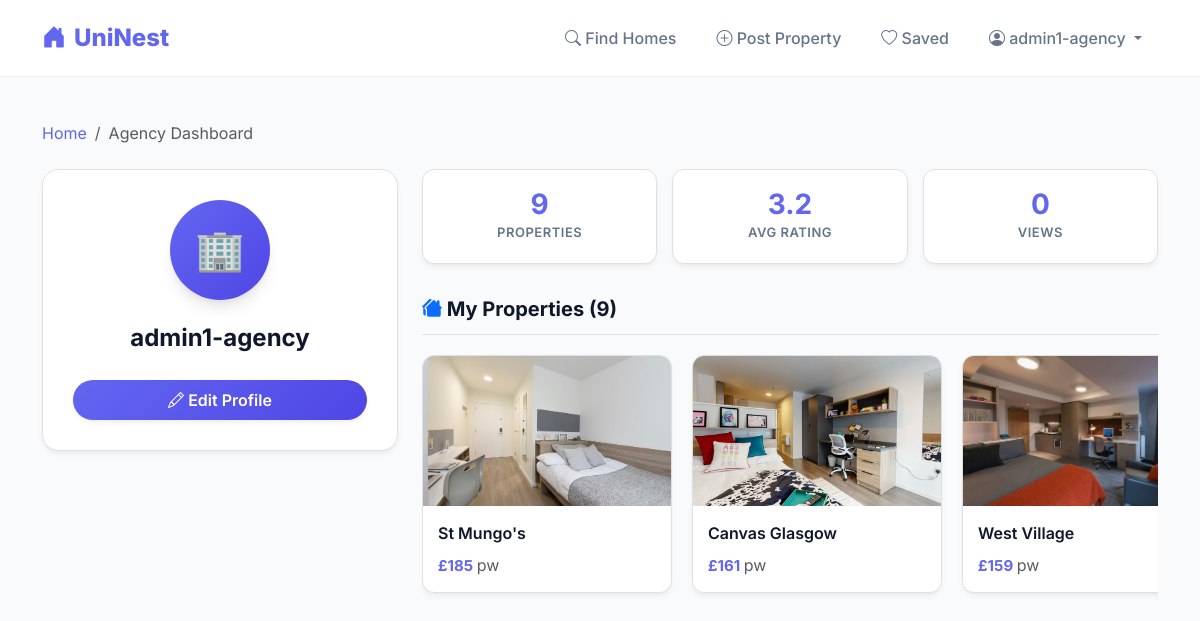
The page /dashboard/agency/ (signed in) on the database its author committed.
### properties/models.py (models this page shows, shortened)
class User(AbstractUser):
    ROLE_CHOICES = (
        ('user', 'Student User'),
        ('agency', 'Agency'),
        ('admin', 'Administrator'),
    )
    role = models.CharField(max_length=10, choices=ROLE_CHOICES, default='user')

class Property(models.Model):
    title = models.CharField(max_length=200)
    description = models.TextField()
    price = models.IntegerField(verbose_name="Price (£/week)")
    zip_code = models.CharField(max_length=10)
    image = models.ImageField(upload_to="images/", blank=True, null=True)
    user = models.ForeignKey(User, on_delete=models.CASCADE)
    created_at = models.DateTimeField(auto_now_add=True)
    address = models.CharField(max_length=300, blank=True, verbose_name="Full Address")
    area = models.CharField(max_length=100, blank=True, null=True)
    latitude = models.DecimalField(max_digits=9, decimal_places=7, null=True, blank=True, verbose_name="Latitude")
    longitude = models.DecimalField(max_digits=10, decimal_places=7, null=True, blank=True, verbose_name="Longitude")
    distance_from_campus = models.CharField(max_length=50, blank=True, verbose_name="Distance from Campus")

### properties/views.py (the view)
# urls.py: path('dashboard/agency/', views.agency_dashboard, name='agency_dashboard'),
@login_required
def agency_dashboard(request):
    if request.user.role != 'agency':
        messages.warning(request, "You don't have permission to access this page")
        return redirect('user_dashboard')
    profile, created = AgencyProfile.objects.get_or_create(user=request.user)
    properties = Property.objects.filter(user=request.user).order_by('-created_at')
    total_properties = properties.count()
    avg_rating = profile.get_avg_rating()
    recent_properties = properties[:5]
    context = {
        'profile': profile,
        'properties': recent_properties,
        'total_properties': total_properties,
        'avg_rating': avg_rating,
    }
    return render(request, "dashboards/agency_dashboard.html", context)

### properties/models.py (called while the page is built)
    def get_avg_rating(self):
        properties = Property.objects.filter(user=self.user)
        if not properties.exists():
            return 0
        total_rating = 0
        count = 0
        for prop in properties:
            reviews = prop.reviews.all()
            if reviews.exists():
                for review in reviews:
                    total_rating += review.rating
                    count += 1
        return round(total_rating / count, 1) if count > 0 else 0

### properties/templates/dashboards/agency_dashboard.html (shortened to what this page needs)
{% extends 'base/base.html' %}
{% block content %}
<div class="container py-4">
    <nav aria-label="breadcrumb" class="mb-4">
        <ol class="breadcrumb">
            <li class="breadcrumb-item"><a href="{% url 'home' %}" class="text-decoration-none" style="color: var(--primary-color);">Home</a></li>
            <li class="breadcrumb-item active" aria-current="page">Agency Dashboard</li>
        </ol>
    </nav>
    <div class="row">
        <div class="col-lg-4 mb-4 animate-fade-in-up">
            <div class="profile-card position-sticky" style="top: 90px;">
                {% if profile.avatar %}
                    <img src="{{ profile.avatar.url }}" alt="Avatar" class="avatar-image">
                {% else %}
                    <div class="avatar-circle">🏢</div>
                {% endif %}
                <div class="agency-name">
                    {% if profile.agency_name %}{{ profile.agency_name }}{% else %}{{ user.username }}{% endif %}
                </div>
                <a href="{% url 'edit_agency_profile' %}" class="btn btn-primary-custom w-100"><i class="bi bi-pencil"></i> Edit Profile</a>
            </div>
        </div>
        <div class="col-lg-8 animate-fade-in-up delay-100">
            <div class="stats-container">
                <div class="stat-card">
                    <div class="stat-number">{{ total_properties }}</div>
                    <div class="stat-label">Properties</div>
                </div>
                <div class="stat-card">
                    <div class="stat-number">{{ avg_rating|floatformat:1 }}</div>
                    <div class="stat-label">Avg Rating</div>
                </div>
                <div class="stat-card">
                    <div class="stat-number">0</div>
                    <div class="stat-label">Views</div>
                </div>
            </div>
            <div class="section-header mt-0">
                <div class="section-title"><i class="bi bi-houses-fill text-primary"></i> My Properties ({{ total_properties }})</div>
            </div>
            {% if properties %}
                <div class="scroll-container">
                    {% for property in properties %}
                    <a href="{% url 'property_detail' property.id %}" style="text-decoration: none; color: inherit;">
                        <div class="property-card">
                            {% if property.image %}
                                <img src="{{ property.image.url }}" alt="{{ property.title }}" class="property-image">
                            {% else %}
                                <div class="property-image d-flex align-items-center justify-content-center"><i class="bi bi-image text-muted fs-3"></i></div>
                            {% endif %}
                            <div class="property-info">
                                <div class="property-title">{{ property.title }}</div>
                                <div class="property-price">£{{ property.price }} <span class="text-muted fw-normal fs-6">pw</span></div>
                            </div>
                        </div>
                    </a>
                    {% endfor %}
                </div>
            {% else %}
                <div class="empty-state">
                    <i class="bi bi-house-x text-muted fs-1 mb-3 d-block"></i>
                    No properties listed yet
                </div>
            {% endif %}
        </div>
    </div>
</div>
{% endblock %}

### properties/templates/base/base.html (shortened to what this page needs)
<!DOCTYPE html>
<html lang="en">
<head>
    <link href="https://cdn.jsdelivr.net/npm/bootstrap@5.3.3/dist/css/bootstrap.min.css" rel="stylesheet">
    <link rel="stylesheet" href="https://cdn.jsdelivr.net/npm/bootstrap-icons@1.11.3/font/bootstrap-icons.min.css">
</head>
<body>
    <nav class="navbar navbar-expand-lg modern-navbar">
        <div class="container max-w-1200">
            <a class="navbar-brand" href="{% url 'home' %}">
                <i class="bi bi-house-door-fill"></i> UniNest
            </a>
            <div class="collapse navbar-collapse" id="navbarNav">
                <ul class="navbar-nav ms-auto align-items-center gap-2">
                    <li class="nav-item">
                        <a class="nav-link" href="{% url 'home' %}"><i class="bi bi-search"></i> Find Homes</a>
                    </li>
                    {% if user.is_authenticated %}
                        {% if user.role == 'agency' %}
                        <li class="nav-item">
                            <a class="nav-link" href="{% url 'post_property' %}"><i class="bi bi-plus-circle"></i> Post Property</a>
                        </li>
                        {% endif %}
                        <li class="nav-item">
                            <a class="nav-link" href="{% url 'my_likes' %}"><i class="bi bi-heart"></i> Saved</a>
                        </li>
                        <li class="nav-item dropdown">
                            <a class="nav-link dropdown-toggle" href="#" id="userDropdown" role="button" data-bs-toggle="dropdown">
                                <i class="bi bi-person-circle"></i> {{ user.username }}
                            </a>
                        </li>
                    {% endif %}
                </ul>
            </div>
        </div>
    </nav>
    <div class="main-container">
        <div id="toast-container" class="position-fixed top-0 end-0 p-3" style="z-index: 1060; margin-top: 70px;">
        </div>
        {% block content %}
        {% endblock %}
    </div>
</body>
</html>

### properties/templates/base/base.html (style rules this page uses)
:root { --primary-color: #6366f1; --primary-hover: #4f46e5; --secondary-color: #14b8a6; --accent-color: #f43f5e; --bg-light: #f8fafc; --text-dark: #0f172a; --text-muted: #64748b; --card-bg: #ffffff; --border-radius: 16px; --shadow-sm: 0 4px 6px -1px rgba(0, 0, 0, 0.05), 0 2px 4px -1px rgba(0, 0, 0, 0.03); --shadow-md: 0 10px 15px -3px rgba(0, 0, 0, 0.1), 0 4px 6px -2px rgba(0, 0, 0, 0.05); --shadow-lg: 0 20px 25px -5px rgba(99, 102, 241, 0.15), 0 10px 10px -5px rgba(99, 102, 241, 0.04); --transition: all 0.3s cubic-bezier(0.4, 0, 0.2, 1); --transition-bounce: all 0.5s cubic-bezier(0.68, -0.55, 0.265, 1.55); }
.animate-fade-in-up { animation: fadeInUp 0.6s cubic-bezier(0.16, 1, 0.3, 1) forwards; opacity: 0; }
.delay-100 { animation-delay: 100ms; }
body { background-color: var(--bg-light); min-height: 100vh; margin: 0; font-family: 'Inter', -apple-system, BlinkMacSystemFont, "Segoe UI", Roboto, sans-serif; display: flex; flex-direction: column; color: var(--text-dark); }
.main-container { flex: 1; background: transparent; width: 100%; max-width: 1200px; margin: 0 auto; position: relative; display: flex; flex-direction: column; padding: 20px; }
.modern-navbar { background: rgba(255, 255, 255, 0.9); backdrop-filter: blur(10px); border-bottom: 1px solid rgba(0,0,0,0.05); padding: 15px 0; position: sticky; top: 0; z-index: 1000; }
.navbar-brand { font-weight: 800; font-size: 1.5rem; color: var(--primary-color) !important; display: flex; align-items: center; gap: 8px; }
.nav-link { font-weight: 500; color: var(--text-muted); transition: var(--transition); padding: 8px 16px !important; border-radius: 8px; }
.btn-primary-custom { background: linear-gradient(135deg, var(--primary-color), var(--primary-hover)); color: white !important; border: none; border-radius: 50px; padding: 8px 24px; font-weight: 600; transition: var(--transition); box-shadow: var(--shadow-sm); }

### properties/templates/dashboards/agency_dashboard.html (style rules this page uses)
.profile-card { background: white; border: 1px solid #e0e0e0; border-radius: var(--border-radius); padding: 30px; margin-bottom: 30px; text-align: center; box-shadow: var(--shadow-sm); }
.avatar-circle { width: 100px; height: 100px; border-radius: 50%; background: linear-gradient(135deg, var(--primary-color), var(--primary-hover)); display: flex; align-items: center; justify-content: center; font-size: 40px; font-weight: bold; color: white; margin: 0 auto 20px; box-shadow: var(--shadow-md); }
.agency-name { font-size: 24px; font-weight: bold; margin-bottom: 5px; color: var(--text-dark); }
.stats-container { display: grid; grid-template-columns: repeat(3, 1fr); gap: 15px; margin-bottom: 30px; }
.stat-card { background: white; border: 1px solid #e0e0e0; border-radius: 12px; padding: 20px 15px; text-align: center; box-shadow: var(--shadow-sm); transition: var(--transition); }
.stat-number { font-size: 28px; font-weight: bold; color: var(--primary-color); margin-bottom: 5px; line-height: 1; }
.stat-label { font-size: 13px; color: var(--text-muted); text-transform: uppercase; letter-spacing: 0.5px; font-weight: 600; }
.section-header { display: flex; justify-content: space-between; align-items: center; margin: 40px 0 20px; border-bottom: 1px solid #e0e0e0; padding-bottom: 10px; }
.section-title { font-size: 20px; font-weight: bold; color: var(--text-dark); }
.scroll-container { display: flex; overflow-x: auto; gap: 20px; padding-bottom: 15px; -webkit-overflow-scrolling: touch; }
.property-card { width: 250px; background: white; border: 1px solid #e0e0e0; border-radius: 12px; overflow: hidden; flex-shrink: 0; transition: var(--transition); box-shadow: var(--shadow-sm); }
.property-image { width: 100%; height: 150px; object-fit: cover; background: var(--bg-light); }
.property-info { padding: 15px; }
.property-title { font-size: 16px; margin-bottom: 8px; white-space: nowrap; overflow: hidden; text-overflow: ellipsis; color: var(--text-dark); font-weight: 600; }
.property-price { color: var(--primary-color); font-weight: bold; font-size: 15px; }

### rows shown on the page
User: username "admin1-agency"
Property: image (picture), title "St Mungo's", price "185"
Property: image (picture), title "Canvas Glasgow", price "161"
Property: image (picture), title "West Village", price "159"

### other values the page prints
{{ total_properties }} "9"
{{ avg_rating|floatformat:1 }} "3.2"
